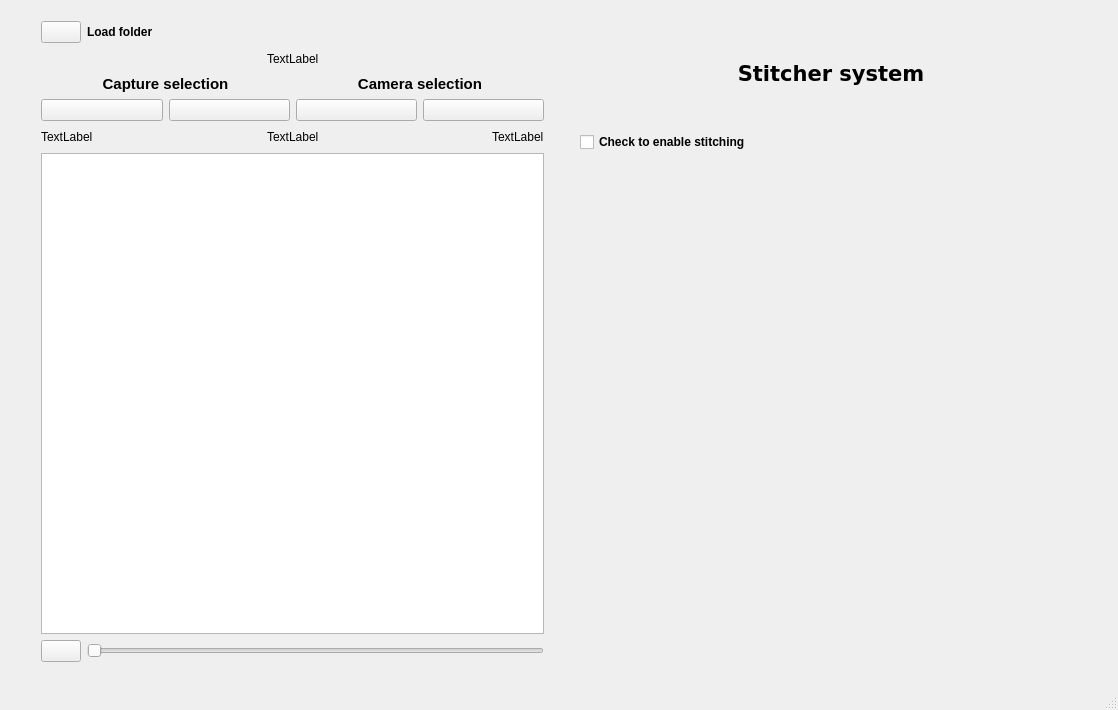
<?xml version="1.0" encoding="UTF-8"?>
<ui version="4.0">
 <class>MainWindow</class>
 <widget class="QMainWindow" name="MainWindow">
  <property name="geometry">
   <rect>
    <x>0</x>
    <y>0</y>
    <width>1118</width>
    <height>710</height>
   </rect>
  </property>
  <property name="windowTitle">
   <string>Media player</string>
  </property>
  <widget class="QWidget" name="centralwidget">
   <widget class="QWidget" name="layoutWidget">
    <property name="geometry">
     <rect>
      <x>41</x>
      <y>21</y>
      <width>1041</width>
      <height>641</height>
     </rect>
    </property>
    <layout class="QHBoxLayout" name="horizontalLayout_3">
     <item>
      <layout class="QVBoxLayout" name="verticalLayout_left">
       <item>
        <layout class="QVBoxLayout" name="verticalLayout">
         <item>
          <layout class="QHBoxLayout" name="horizontalLayout_2">
           <item>
            <widget class="QPushButton" name="button_loadfile">
             <property name="enabled">
              <bool>true</bool>
             </property>
             <property name="baseSize">
              <size>
               <width>0</width>
               <height>0</height>
              </size>
             </property>
             <property name="toolTip">
              <string>Click here to open data capture folder</string>
             </property>
             <property name="text">
              <string/>
             </property>
             <property name="icon">
              <iconset>
               <normaloff>../../../../icon_set/png/usb.png</normaloff>../../../../icon_set/png/usb.png</iconset>
             </property>
             <property name="checkable">
              <bool>false</bool>
             </property>
             <property name="default">
              <bool>false</bool>
             </property>
             <property name="flat">
              <bool>false</bool>
             </property>
            </widget>
           </item>
           <item>
            <widget class="QLabel" name="info_label_2">
             <property name="font">
              <font>
               <weight>75</weight>
               <bold>true</bold>
              </font>
             </property>
             <property name="text">
              <string>Load folder</string>
             </property>
            </widget>
           </item>
           <item>
            <spacer name="horizontalSpacer_2">
             <property name="orientation">
              <enum>Qt::Horizontal</enum>
             </property>
             <property name="sizeHint" stdset="0">
              <size>
               <width>40</width>
               <height>20</height>
              </size>
             </property>
            </spacer>
           </item>
          </layout>
         </item>
         <item>
          <layout class="QHBoxLayout" name="horizontalLayout_6">
           <item>
            <spacer name="horizontalSpacer_7">
             <property name="orientation">
              <enum>Qt::Horizontal</enum>
             </property>
             <property name="sizeHint" stdset="0">
              <size>
               <width>40</width>
               <height>20</height>
              </size>
             </property>
            </spacer>
           </item>
           <item>
            <widget class="QLabel" name="info_label">
             <property name="text">
              <string>TextLabel</string>
             </property>
            </widget>
           </item>
           <item>
            <spacer name="horizontalSpacer_8">
             <property name="orientation">
              <enum>Qt::Horizontal</enum>
             </property>
             <property name="sizeHint" stdset="0">
              <size>
               <width>40</width>
               <height>20</height>
              </size>
             </property>
            </spacer>
           </item>
          </layout>
         </item>
         <item>
          <layout class="QHBoxLayout" name="horizontalLayout"/>
         </item>
        </layout>
       </item>
       <item>
        <layout class="QHBoxLayout" name="horizontalLayout_9">
         <item>
          <layout class="QVBoxLayout" name="verticalLayout_3">
           <item>
            <widget class="QLabel" name="capture">
             <property name="font">
              <font>
               <pointsize>11</pointsize>
               <weight>75</weight>
               <bold>true</bold>
              </font>
             </property>
             <property name="text">
              <string>Capture selection</string>
             </property>
             <property name="alignment">
              <set>Qt::AlignCenter</set>
             </property>
            </widget>
           </item>
           <item>
            <layout class="QHBoxLayout" name="horizontalLayout_7">
             <item>
              <widget class="QPushButton" name="button_previous_capture">
               <property name="text">
                <string/>
               </property>
              </widget>
             </item>
             <item>
              <widget class="QPushButton" name="button_next_capture">
               <property name="text">
                <string/>
               </property>
              </widget>
             </item>
            </layout>
           </item>
          </layout>
         </item>
         <item>
          <layout class="QVBoxLayout" name="verticalLayout_4">
           <item>
            <widget class="QLabel" name="camera">
             <property name="font">
              <font>
               <pointsize>11</pointsize>
               <weight>75</weight>
               <bold>true</bold>
              </font>
             </property>
             <property name="layoutDirection">
              <enum>Qt::LeftToRight</enum>
             </property>
             <property name="autoFillBackground">
              <bool>false</bool>
             </property>
             <property name="text">
              <string>Camera selection</string>
             </property>
             <property name="alignment">
              <set>Qt::AlignCenter</set>
             </property>
            </widget>
           </item>
           <item>
            <layout class="QHBoxLayout" name="horizontalLayout_8">
             <item>
              <widget class="QPushButton" name="button_previous_camera">
               <property name="text">
                <string/>
               </property>
              </widget>
             </item>
             <item>
              <widget class="QPushButton" name="button_next_camera">
               <property name="text">
                <string/>
               </property>
              </widget>
             </item>
            </layout>
           </item>
          </layout>
         </item>
        </layout>
       </item>
       <item>
        <layout class="QHBoxLayout" name="horizontalLayout_5">
         <item>
          <widget class="QLabel" name="camera_label">
           <property name="text">
            <string>TextLabel</string>
           </property>
          </widget>
         </item>
         <item>
          <spacer name="horizontalSpacer">
           <property name="orientation">
            <enum>Qt::Horizontal</enum>
           </property>
           <property name="sizeHint" stdset="0">
            <size>
             <width>40</width>
             <height>20</height>
            </size>
           </property>
          </spacer>
         </item>
         <item>
          <widget class="QLabel" name="capture_label">
           <property name="text">
            <string>TextLabel</string>
           </property>
          </widget>
         </item>
         <item>
          <spacer name="horizontalSpacer_6">
           <property name="orientation">
            <enum>Qt::Horizontal</enum>
           </property>
           <property name="sizeHint" stdset="0">
            <size>
             <width>40</width>
             <height>20</height>
            </size>
           </property>
          </spacer>
         </item>
         <item>
          <widget class="QLabel" name="camera_number_label">
           <property name="text">
            <string>TextLabel</string>
           </property>
          </widget>
         </item>
        </layout>
       </item>
       <item>
        <widget class="ImageView" name="image_view"/>
       </item>
       <item>
        <layout class="QHBoxLayout" name="horizontalLayout_4">
         <item>
          <widget class="QPushButton" name="button_play">
           <property name="text">
            <string/>
           </property>
          </widget>
         </item>
         <item>
          <widget class="QSlider" name="slider">
           <property name="orientation">
            <enum>Qt::Horizontal</enum>
           </property>
          </widget>
         </item>
        </layout>
       </item>
      </layout>
     </item>
     <item>
      <spacer name="horizontalSpacer_4">
       <property name="orientation">
        <enum>Qt::Horizontal</enum>
       </property>
       <property name="sizeType">
        <enum>QSizePolicy::Minimum</enum>
       </property>
       <property name="sizeHint" stdset="0">
        <size>
         <width>30</width>
         <height>20</height>
        </size>
       </property>
      </spacer>
     </item>
     <item>
      <layout class="QVBoxLayout" name="verticalLayout_5">
       <item>
        <layout class="QVBoxLayout" name="verticalLayout_2">
         <item>
          <spacer name="verticalSpacer_2">
           <property name="orientation">
            <enum>Qt::Vertical</enum>
           </property>
           <property name="sizeType">
            <enum>QSizePolicy::Minimum</enum>
           </property>
           <property name="sizeHint" stdset="0">
            <size>
             <width>20</width>
             <height>40</height>
            </size>
           </property>
          </spacer>
         </item>
         <item>
          <widget class="QLabel" name="stitcher_label">
           <property name="font">
            <font>
             <family>DejaVu Sans</family>
             <pointsize>16</pointsize>
             <weight>75</weight>
             <bold>true</bold>
            </font>
           </property>
           <property name="text">
            <string>Stitcher system</string>
           </property>
           <property name="alignment">
            <set>Qt::AlignCenter</set>
           </property>
          </widget>
         </item>
         <item>
          <spacer name="verticalSpacer">
           <property name="orientation">
            <enum>Qt::Vertical</enum>
           </property>
           <property name="sizeType">
            <enum>QSizePolicy::Minimum</enum>
           </property>
           <property name="sizeHint" stdset="0">
            <size>
             <width>20</width>
             <height>40</height>
            </size>
           </property>
          </spacer>
         </item>
        </layout>
       </item>
       <item>
        <layout class="QHBoxLayout" name="horizontalLayout_10">
         <item>
          <widget class="QCheckBox" name="stitcher_checkbox">
           <property name="font">
            <font>
             <weight>75</weight>
             <bold>true</bold>
            </font>
           </property>
           <property name="text">
            <string>Check to enable stitching</string>
           </property>
          </widget>
         </item>
         <item>
          <spacer name="horizontalSpacer_3">
           <property name="orientation">
            <enum>Qt::Horizontal</enum>
           </property>
           <property name="sizeHint" stdset="0">
            <size>
             <width>40</width>
             <height>20</height>
            </size>
           </property>
          </spacer>
         </item>
        </layout>
       </item>
       <item>
        <widget class="ImageWindow" name="stitcher_view" native="true">
         <property name="sizePolicy">
          <sizepolicy hsizetype="Preferred" vsizetype="Expanding">
           <horstretch>0</horstretch>
           <verstretch>0</verstretch>
          </sizepolicy>
         </property>
        </widget>
       </item>
       <item>
        <layout class="QVBoxLayout" name="verticalLayout_6">
         <item>
          <spacer name="verticalSpacer_3">
           <property name="orientation">
            <enum>Qt::Vertical</enum>
           </property>
           <property name="sizeType">
            <enum>QSizePolicy::Minimum</enum>
           </property>
           <property name="sizeHint" stdset="0">
            <size>
             <width>423</width>
             <height>25</height>
            </size>
           </property>
          </spacer>
         </item>
        </layout>
       </item>
      </layout>
     </item>
    </layout>
   </widget>
  </widget>
  <widget class="QMenuBar" name="menubar">
   <property name="geometry">
    <rect>
     <x>0</x>
     <y>0</y>
     <width>1118</width>
     <height>22</height>
    </rect>
   </property>
  </widget>
  <widget class="QStatusBar" name="statusbar"/>
 </widget>
 <customwidgets>
  <customwidget>
   <class>ImageView</class>
   <extends>QGraphicsView</extends>
   <header>pyqtgraph</header>
  </customwidget>
  <customwidget>
   <class>ImageWindow</class>
   <extends>QWidget</extends>
   <header>sample</header>
   <container>1</container>
  </customwidget>
 </customwidgets>
 <resources/>
 <connections/>
</ui>
